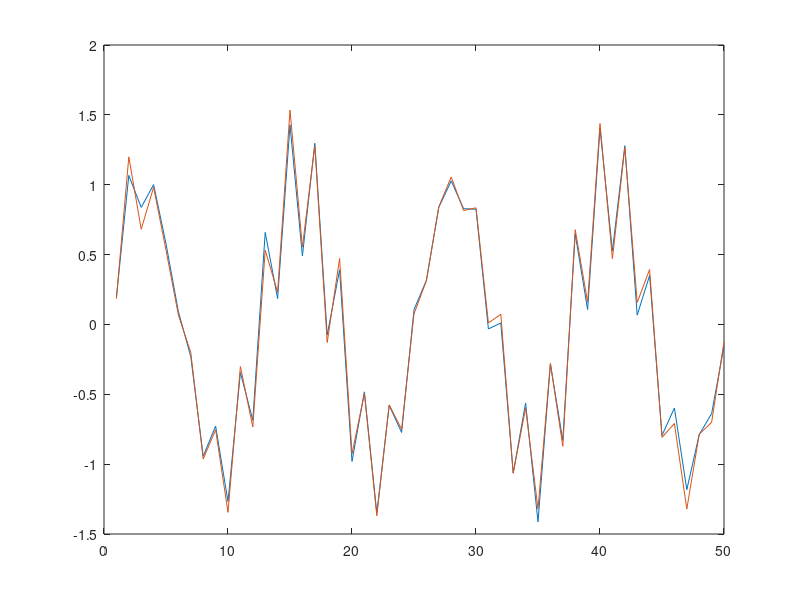

Recreate this plot in MATLAB.
%% Load data
clear all;
close all;

%% Load files if exist
% ctrl_desired = csvread("cartpole_ctrl_check_KL13.csv");
% ctrl_pi_current = csvread("current_ctrl.csv");
% ctrl_sample_time = csvread("ctrl_sample_time.csv");
% ctrl_sample_cost = csvread("traj_cost.csv");
% reg_traj = csvread("_hessian_.csv");
% [K, T] = size(ctrl_sample_time);

%% KL Control example
K=20; T = 50;
reg_traj = ones(1, T) * 400;
mean = 0; variance = 0.15;
hess_reg_diag = diag(reg_traj);
sample_reg = eye(T) * 1/variance;
ctrl_desired = sin((1:T)./2)' + 0.5 * sin((1:T)*3 + 0.75)';

%% Compute the cost from trajectory
lambda = 0.5;
traj_cost = zeros(K, 1);
guess_ctrl = zeros(T, 1);
current_ctrl = zeros(1, T);

fig_1 = figure();
error = 100; iteration = 1;
while iteration < 100
    random_ctrl = normrnd(0,sqrt(variance),[K,T]);
    for sample = 1:1:K
        new_ctrl = current_ctrl + random_ctrl(sample, :);
%         new_ctrl = current_ctrl + ctrl_sample_time(sample, :);
        traj_cost(sample, 1) = (ctrl_desired' - new_ctrl)... 
            * hess_reg_diag * (ctrl_desired' - new_ctrl)'...
            + (new_ctrl - current_ctrl) * sample_reg ...
            * (new_ctrl - current_ctrl)';
    end
    traj_cost = traj_cost * 0.5 * lambda;
    min_cost = min(traj_cost);
    exp_cost = exp(-1/lambda * (traj_cost - min_cost));
    norm_const = sum(exp_cost);
    weights = exp_cost ./ norm_const;
%     current_ctrl = current_ctrl +(weights' * ctrl_sample_time);
    current_ctrl = current_ctrl +(weights' * random_ctrl);
    clf(fig_1);
    subplot(1, 1, 1)
    plot(ctrl_desired);
    hold on 
    plot(current_ctrl);
%     subplot(2, 1, 2)
%     plot(ctrl_desired);
%     hold on
%     plot(ctrl_pi_current);
    drawnow;
    error = rms(current_ctrl - ctrl_desired');
    fprintf("Error: %d error at iteration: %i \n", error, iteration);
    variance = variance * 0.95;
    iteration = 1 + iteration;
end